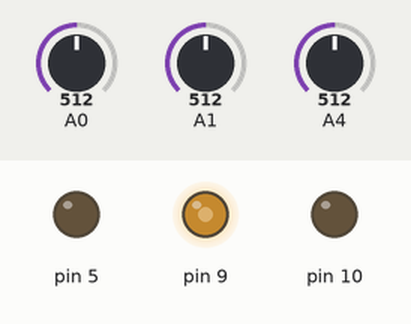
This sketch was run on a simulated Arduino Leonardo, built with avr-gcc and run on an emulated ATmega32U4. On the bench: output pins drawn as LEDs (lit = HIGH). The inputs (shaded band) are chosen by the test bench; at power-on: A0 = 512, A1 = 512, A4 = 512.

Above: at 1.2 s.
1.3 s: A0 set to 716
At 1.6 s:
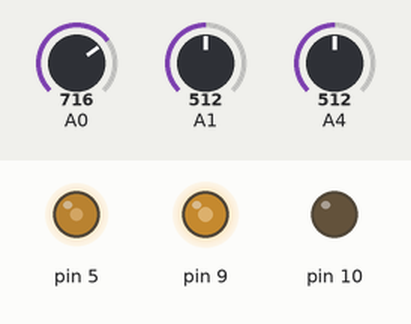
2.8 s: A1 set to 716
At 3.9 s:
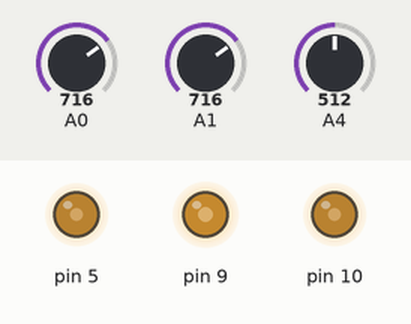
4.3 s: A4 set to 716
At 5.1 s:
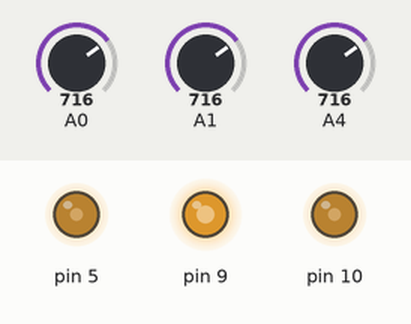
5.8 s: A0 set to 900
At 6.2 s:
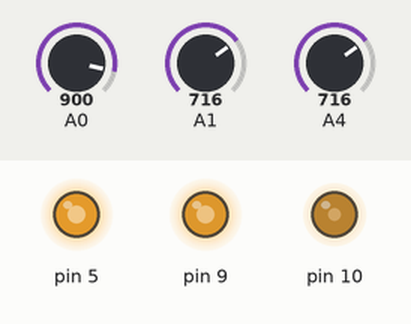
7.3 s: A1 set to 900
At 8.5 s:
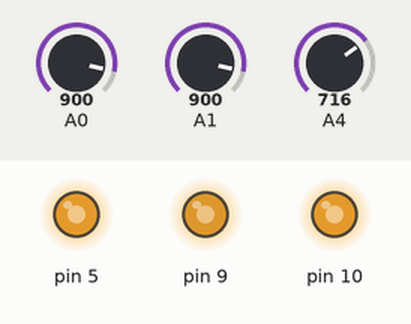
8.8 s: A4 set to 900
At 9.7 s:
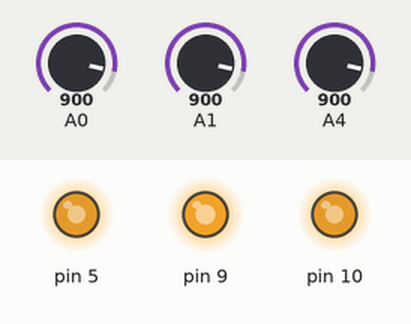
Timing chart, 0 to 11.3 s (numbered marks = the images above; inputs shaded):
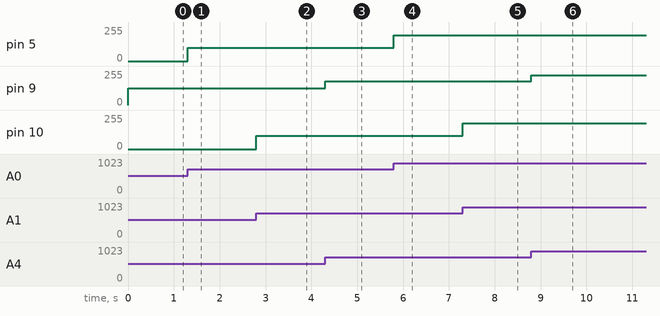

Measured:
- after the input at 1.3 s, pin 5: 0/255 → 101/255 at once
- after the input at 2.8 s, pin 10: 0/255 → 101/255 at once
- after the input at 4.3 s, pin 9: 127/255 → 178/255 at once
- after the input at 5.8 s, pin 5: 101/255 → 193/255 at once
- after the input at 7.3 s, pin 10: 101/255 → 193/255 at once
- after the input at 8.8 s, pin 9: 178/255 → 224/255 at once

The sketch:

EsploraTests.ino
```cpp
#include <Esplora.h>


void setup() {
  // put your setup code here, to run once:

}

void loop() {
  // put your main code here, to run repeatedly:
  int red = map(abs(Esplora.readJoystickX()), 0, 512, 0, 255);
  int green = map(abs(Esplora.readJoystickY()), 0, 512, 0, 255);
  int blue = map(Esplora.readSlider(), 0, 1023, 0, 255);
  Esplora.writeRed(red);
  Esplora.writeGreen(green);
  Esplora.writeBlue(blue);
}
```
